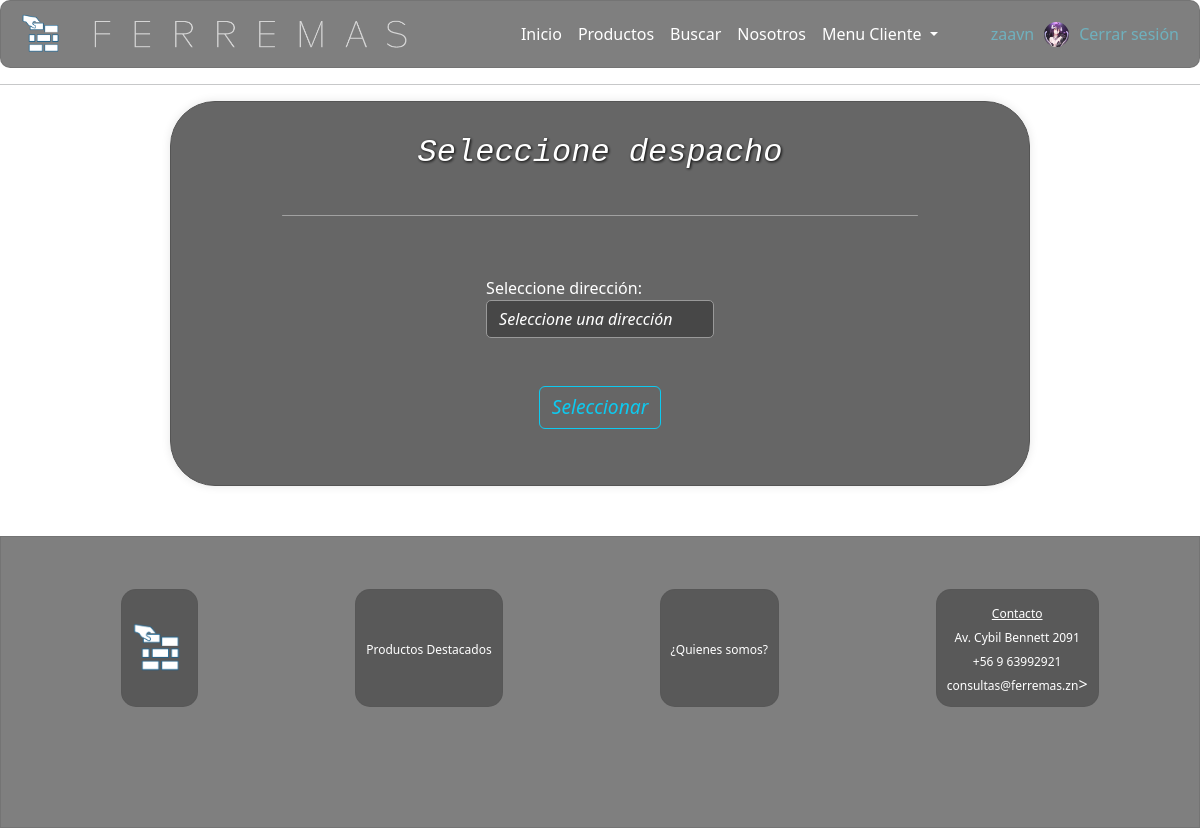
Screenshot of /preview/ (signed in) with the database file from the repository.
### core/models.py (models this page shows)
class CustomUser(AbstractUser):
    pic = models.ImageField(upload_to='profile_pics', null=True, blank=True, default='profile_pics/default.png')
    is_staff=models.BooleanField(default=False)
    tipo = models.CharField(max_length=20,
        choices=(
            ('cliente', 'Cliente'),
            ('vendedor', 'Vendedor'),
            ('bodeguero', 'Bodeguero'),
            ('contador', 'Contador'),
            ('administrador', 'Administrador'),
        ),default='Cliente',verbose_name='Tipo')
    bio = models.TextField(verbose_name='biografia', default='', null=True, blank=True)

### core/views.py (the view, shortened to what this page needs)
# urls.py: path('preview/',views.preview,name="preview"),
def preview(request):
    if not request.user.is_authenticated:
        print('------USER IS NOT AUTHENTICATED------')
        return redirect('carrito')
    direcciones = Direccion.objects.filter(idUser=request.user)
    return render(request,'preview.html', {'direcciones': direcciones})

### core/context_processor.py (called while the page is built)
def total_carrito(request):
    total=0
    if request.user.is_authenticated:
        try:
            carrito = request.session['carrito']
            if "carrito" in request.session:
                for key, value in carrito.items():
                    total+=(int(value["precio"]))*(value["cantidad"])
        except:
            total=0
    return {'total_carrito':int(total)}

### core/templates/preview.html (shortened to what this page needs)
{% extends "base.html" %}
{% load static %}
{% block content %}
    <div class="container">
        <div class="login-container2">
            <div class="form-title" style="margin-bottom: 15px;">
                <h2>Seleccione despacho</h2>
            </div>
            <span class="liner"></span>
            <div class="d-flex justify-content-around" style="margin-top: 20px;">
                <form method="POST" class="form85">
                    <div class="form-group">
                        <label for="direccion_id">Seleccione dirección:</label>
                        <select name="direccion_id" id="direccion_id" class="form-control" required>
                            <option value="">Seleccione una dirección</option>
                        </select>
                    </div>
                    <div class="form-submit-btn">
                        <input type="submit" class="btn btn-outline-info" value="Seleccionar">
                    </div>
                </form>
            </div>
        </div>
    </div>
{% endblock %}

### core/templates/menuCliente.html (shortened to what this page needs)
{% load static %}
<div class="collapse navbar-collapse naz" id="navbarNavDropdown">
    <div>
        <ul class="navbar-nav me-auto mb-2 mb-lg-0">
            <li class="nav-item">
                <a class="nav-link" href="{% url 'index' %}">Inicio</a>
            </li>
            <li class="nav-item">
                <a class="nav-link" href="{% url 'products' %}">Productos</a>
            </li>
            <li class="nav-item">
                <a  class="nav-link" href="{% url 'buscar' %}">Buscar</a>
            </li>
            <li class="nav-item">
                <a  class="nav-link" href="{% url 'nosotros' %}">Nosotros</a>
            </li>
            {% if user.is_authenticated %}
                <li class="nav-item dropdown">
                    <a class="nav-link dropdown-toggle" href="#" role="button" data-bs-toggle="dropdown" aria-expanded="false">Menu Cliente
                    </a>
                </li>
            {% endif %}
        </ul>
    </div>
    <div class="navbar-right">
        {% if user.is_authenticated %}
            <div class="boxes">
                <a href="{% url 'profile' %}" class="nav-link" title="Click para ver tu Perfil">{{ user.username }}</a>
            </div>
            <a href="{% url 'profile' %}" class="nav-link"><img class="pic-user" src="{{user.pic.url}}" alt="imgGC" title="Click para ver tu Perfil"></a>
            <div class="boxes">
                <a href="{% url 'cerrar' %}" class="navbar-item" id="#">Cerrar sesión</a>
            </div>
        {% else %}
            <img src="{% static 'assets/icons/tea.png' %}" alt="imgGC">
            <div class="boxes">
                <a href="{% url 'login' %}" id="userGC">Iniciar sesion</a>
            </div>
        {% endif %}
    </div>
</div>

### core/static/css/mystyles.css (style rules this page uses)
body { background-image: url("../assets/img/fondo.png"); background-repeat: no-repeat; background-position: center; background-attachment: fixed; background-size: cover; display: flex; flex-direction: column; font-family: 'Ubuntu', "times new roman", times, roman, serif; }
.fade-in { animation: fadeIn 1s; -webkit-animation: fadeIn 1s; -moz-animation: fadeIn 1s; -o-animation: fadeIn 1s; -ms-animation: fadeIn 1s; }
.naz { display: flex; justify-content: space-between; align-items: center; padding-left: 10vh !important; }
.nav-item a { color: white; text-decoration:none; font-size: 2vh; }
.login-container2 { border-radius: 45px; padding: 4vh; border: 1px solid #555; box-shadow: 0 0 10px rgba(0, 0, 0, 0.1); background-color: rgba(0, 0, 0, 0.6); margin-left: 8rem; margin-right: 8rem; display: flex; flex-direction: column; align-items: center; }
.form85 { width: 85%; }
.form-title { text-align: center; font-style: italic; color: rgb(255, 255, 255); text-shadow: 1px 1px 3px rgb(5, 5, 5); font-family: 'Courier New', Courier, monospace; }
.form-submit-btn { margin-top: 6vh; margin-bottom: 3vh; text-align: center; }
.form-submit-btn input { font-style: italic; font-size: 2.4vh; }
.btn-outline-info, .btn-outline-warning, .btn-outline-danger { font-size: 2vh; font-style: italic; }
.liner { background-color: rgba(255, 255, 255, 0.384); width: 80%; height: 1px; border-radius: 1px; display: block; margin: 0 auto; margin-top: 20px; margin-bottom: 20px; }
.pic-user { width: 10vw; border-radius: 50%; border:1 px solid rgb(14, 206, 235); margin-bottom: 2vh; }

### rows the page displays
CustomUser: username "zaavn", pic (picture)
